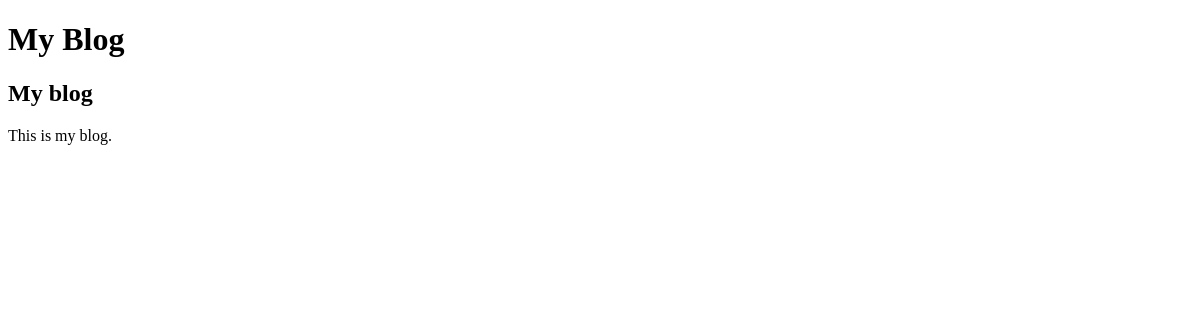
Before: /blog/ with the older database file.
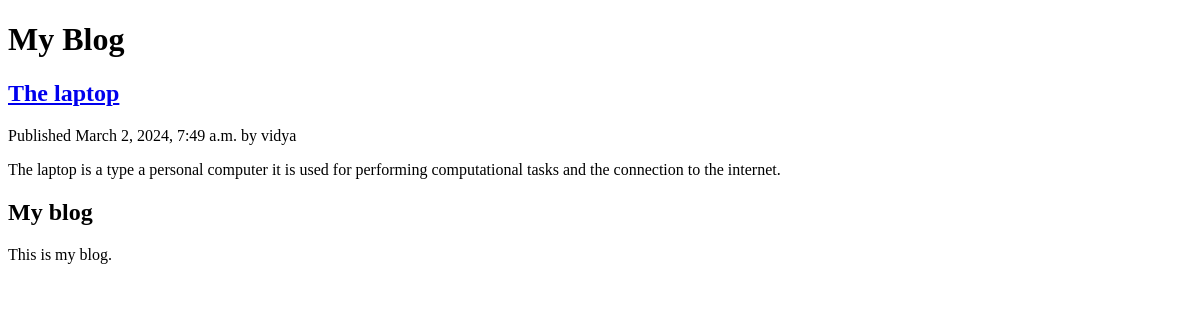
After: the same page with the newer database file.
### blog/models.py (models this page shows, shortened)
class Post(models.Model):
    class Status(models.TextChoices):
        DRAFT ='DF', 'Draft'
        PUBLISHED = 'PB', 'Published'
    title = models.CharField(max_length=255)
    slug = models.SlugField(max_length = 255, unique = True, blank = True)
    discription = models.CharField(max_length = 255, default = 'This is a discription')
    author = models.ForeignKey(
        User,
        on_delete =models.CASCADE,
        related_name ="blog_posts",
    )
    body = models.TextField()
    publish = models.DateTimeField(default = timezone.now())
    created = models.DateTimeField(auto_now_add=True)
    update = models.DateTimeField(auto_now=True)
    status = models.CharField(max_length=2,choices = Status.choices, default = Status.DRAFT)
    objects = models.Manager() # The default manager
    published = PublishManager() # The costom manager
    class Meta:
        ordering = ['-publish']
        indexes = [
            models.Index(fields=['publish']),
        ]

### blog/views.py (the view)
# urls.py: path('', views.post_list, name = 'post_list'),
def post_list(request):
    posts = Post.published.all
    return render(request, 'blog/post/list.html', {'posts': posts})

### blog/models.py (called while the page is built)
    def get_queryset(self):
        return super().get_queryset()\
            .filter(status=Post.Status.PUBLISHED)

### blog/templates/blog/post/list.html (shortened to what this page needs)
{% extends "blog/base.html" %}
{% block content %}
 <h1>My Blog</h1>
 {% for post in posts %}
 <h2>
 <a href="{% url 'blog:post_detail' post.id %}">
 {{ post.title }}
 </a>
 </h2>
 <p class="date">
 Published {{ post.publish }} by {{ post.author }}
 </p>
 {{ post.body|truncatewords:30|linebreaks }}
 {% endfor %}
{% endblock %}

### blog/templates/blog/base.html (shortened to what this page needs)
{% load static %}
<!DOCTYPE html>
<html>
<head>
</head>
<body>
 <div id="content">
 {% block content %}
 {% endblock %}
 </div>
 <div id="sidebar">
 <h2>My blog</h2>
 <p>This is my blog.</p>
</div>
</body>
</html>

Changed rows visible on the page:
added Post: title "The laptop", publish "March 2, 2024, 7:49 a.m.", author "vidya", body "The laptop is a type a personal computer it is used for performing computational tasks and the connection to the internet."
